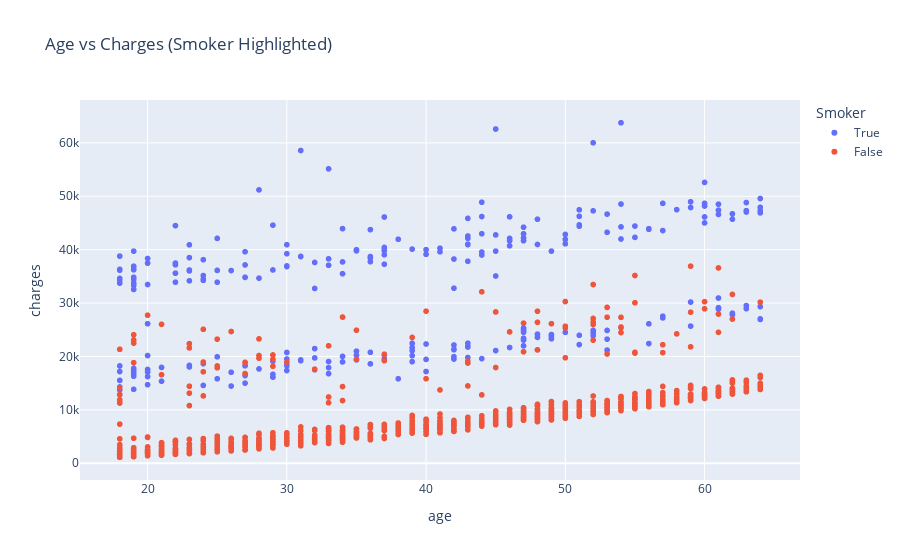

Source (notebook cell):
### Code cell
### Interactive Charts (Plotly)
import plotly.express as px

# Interactive scatter plot
fig = px.scatter(df, x='age', y='charges', color='smoker_yes',
                 title="Age vs Charges (Smoker Highlighted)",
                 labels={'smoker_yes': 'Smoker'})
fig.show()

### Figure 1 — Plotly figure (JSON) as saved in the notebook; plotly's stock layout.template omitted (floating-point values rounded to 4 significant figures; data arrays with more than 128 entries replaced by an {"elided": "..."} marker saying what was removed)
{"data": [{"hovertemplate": "Smoker=True<br>age=%{x}<br>charges=%{y}<extra></extra>", "legendgroup": "True", "marker": {"color": "#636efa", "symbol": "circle"}, "mode": "markers", "name": "True", "showlegend": true, "type": "scattergl", "x": {"elided": "274 int values"}, "xaxis": "x", "y": {"elided": "274 float values"}, "yaxis": "y"}, {"hovertemplate": "Smoker=False<br>age=%{x}<br>charges=%{y}<extra></extra>", "legendgroup": "False", "marker": {"color": "#EF553B", "symbol": "circle"}, "mode": "markers", "name": "False", "showlegend": true, "type": "scattergl", "x": {"elided": "1063 int values"}, "xaxis": "x", "y": {"elided": "1063 float values"}, "yaxis": "y"}], "layout": {"legend": {"title": {"text": "Smoker"}, "tracegroupgap": 0}, "title": {"text": "Age vs Charges (Smoker Highlighted)"}, "xaxis": {"anchor": "y", "domain": [0, 1], "title": {"text": "age"}}, "yaxis": {"anchor": "x", "domain": [0, 1], "title": {"text": "charges"}}}}
